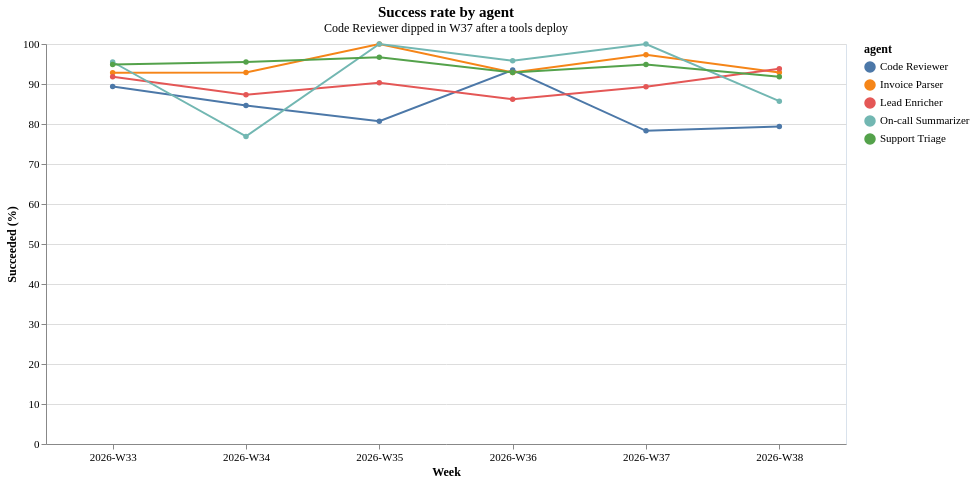

Write the Vega-Lite specification saved for this chart.
### Vega-Lite specification from a JSON file in a GitHub repository (floating-point values rounded to 4 significant figures)
{"config": {"view": {"continuousWidth": 300, "continuousHeight": 300, "stroke": "#d9e2ec"}, "axis": {"labelAngle": 0, "labelFontSize": 11, "titleFontSize": 12, "titleFontWeight": 600, "labelFont": "Hanken Grotesk", "titleFont": "Hanken Grotesk"}, "legend": {"labelFontSize": 11, "titleFontSize": 12, "titleFontWeight": 600, "labelFont": "Hanken Grotesk", "titleFont": "Hanken Grotesk"}, "title": {"fontSize": 15, "fontWeight": 600, "subtitleFontSize": 12, "subtitleFontWeight": 400, "font": "Hanken Grotesk", "subtitleFont": "Hanken Grotesk"}}, "data": {"name": "data-f8d439ff9c9733d8759c9ff347708e7c"}, "mark": {"type": "line", "point": true}, "encoding": {"color": {"field": "agent", "type": "nominal"}, "opacity": {"condition": {"param": "param_547311fb35b6b9a3", "value": 1}, "value": 0.2}, "tooltip": [{"field": "week", "type": "nominal"}, {"field": "success_rate", "type": "quantitative"}, {"field": "agent", "type": "nominal"}], "x": {"axis": {"labelAngle": 0}, "field": "week", "title": "Week", "type": "nominal"}, "y": {"field": "success_rate", "title": "Succeeded (%)", "type": "quantitative"}}, "height": 400, "params": [{"name": "param_547311fb35b6b9a3", "select": {"type": "point", "fields": ["agent"]}, "bind": "legend"}], "title": {"text": "Success rate by agent", "subtitle": "Code Reviewer dipped in W37 after a tools deploy"}, "width": 800, "$schema": "https://vega.github.io/schema/vega-lite/v6.4.1.json", "datasets": {"data-f8d439ff9c9733d8759c9ff347708e7c": [{"week": "2026-W33", "agent": "Code Reviewer", "success_rate": 89.4}, {"week": "2026-W33", "agent": "Invoice Parser", "success_rate": 92.8}, {"week": "2026-W33", "agent": "Lead Enricher", "success_rate": 91.8}, {"week": "2026-W33", "agent": "On-call Summarizer", "success_rate": 95.5}, {"week": "2026-W33", "agent": "Support Triage", "success_rate": 94.9}, {"week": "2026-W34", "agent": "Code Reviewer", "success_rate": 84.6}, {"week": "2026-W34", "agent": "Invoice Parser", "success_rate": 92.9}, {"week": "2026-W34", "agent": "Lead Enricher", "success_rate": 87.3}, {"week": "2026-W34", "agent": "On-call Summarizer", "success_rate": 76.9}, {"week": "2026-W34", "agent": "Support Triage", "success_rate": 95.5}, {"week": "2026-W35", "agent": "Code Reviewer", "success_rate": 80.7}, {"week": "2026-W35", "agent": "Invoice Parser", "success_rate": 100.0}, {"week": "2026-W35", "agent": "Lead Enricher", "success_rate": 90.3}, {"week": "2026-W35", "agent": "On-call Summarizer", "success_rate": 100.0}, {"week": "2026-W35", "agent": "Support Triage", "success_rate": 96.7}, {"week": "2026-W36", "agent": "Code Reviewer", "success_rate": 93.5}, {"week": "2026-W36", "agent": "Invoice Parser", "success_rate": 92.9}, {"week": "2026-W36", "agent": "Lead Enricher", "success_rate": 86.2}, {"week": "2026-W36", "agent": "On-call Summarizer", "success_rate": 95.8}, {"week": "2026-W36", "agent": "Support Triage", "success_rate": 92.9}, {"week": "2026-W37", "agent": "Code Reviewer", "success_rate": 78.3}, {"week": "2026-W37", "agent": "Invoice Parser", "success_rate": 97.3}, {"week": "2026-W37", "agent": "Lead Enricher", "success_rate": 89.3}, {"week": "2026-W37", "agent": "On-call Summarizer", "success_rate": 100.0}, {"week": "2026-W37", "agent": "Support Triage", "success_rate": 94.9}, {"week": "2026-W38", "agent": "Code Reviewer", "success_rate": 79.4}, {"week": "2026-W38", "agent": "Invoice Parser", "success_rate": 92.9}, {"week": "2026-W38", "agent": "Lead Enricher", "success_rate": 93.8}, {"week": "2026-W38", "agent": "On-call Summarizer", "success_rate": 85.7}, {"week": "2026-W38", "agent": "Support Triage", "success_rate": 91.8}]}}
